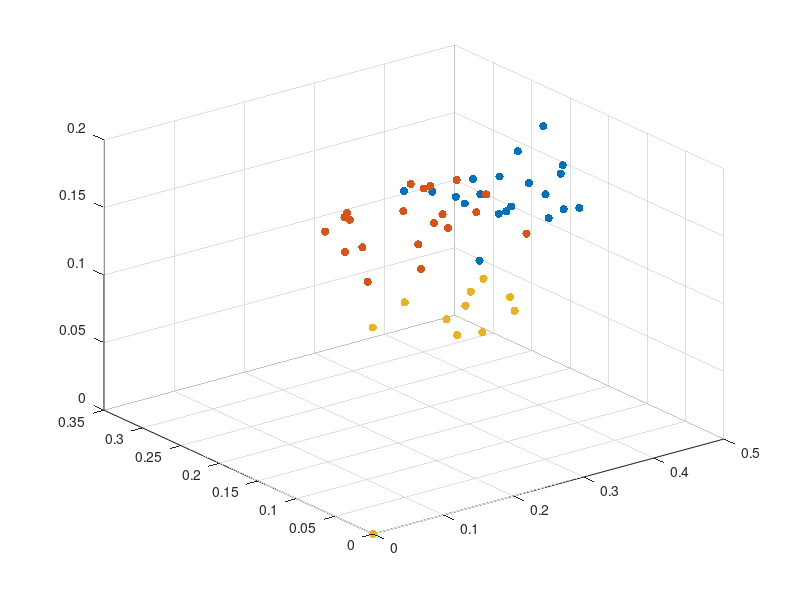

MATLAB code for this plot:
close all
clear all

data4=csvread('calsificador_4ET4size20NE_uno.csv');
data8=csvread('calsificador_4ET8size20NE_uno.csv');
data16=csvread('calsificador_4ET16size20NE_uno.csv');
data32=csvread('calsificador_4ET32size20NE_uno.csv');

x(1,:)=data4(1,:);
y(1,:)=data4(2,:);
z(1,:)=data4(3,:);


x3(1,:)=data4(4,:);
y3(1,:)=data4(5,:);
z3(1,:)=data4(6,:);

scatter3(x,y,z, 'filled');


x1(1,:)=data32(1,:);
y1(1,:)=data32(2,:);
z1(1,:)=data32(3,:);

hold on
scatter3(x1,y1,z1, 'filled');

hold on
scatter3(x3,y3,z3, 'filled');

PromData4=mean(data4,2);
PromData8=mean(data8,2);
PromData16=mean(data16,2);
PromData32=mean(data32,2);

Prom=[PromData4 PromData8 PromData16 PromData32];